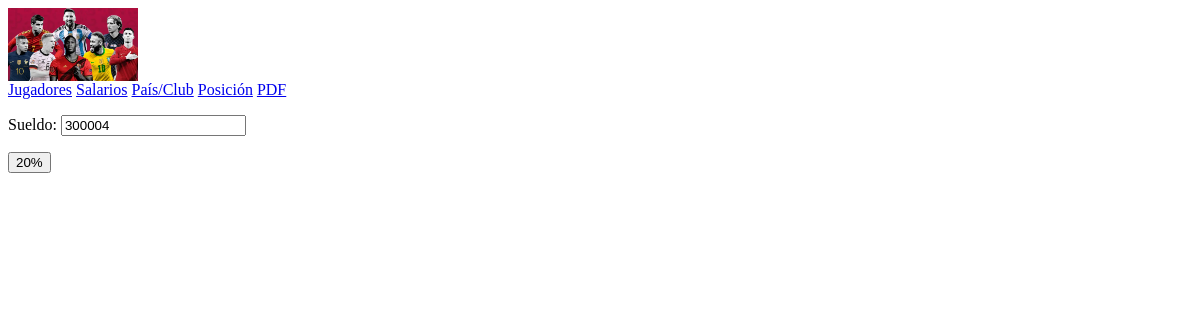
The app's page /aumento20/1/, older data.
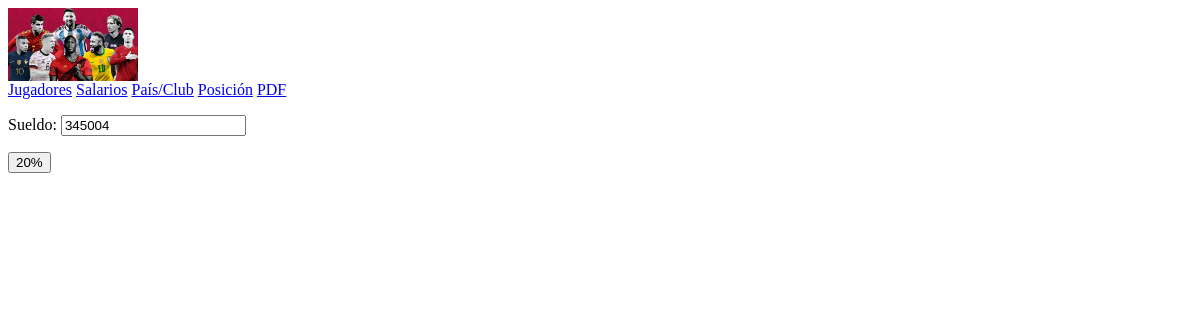
The same page, newer data.
### applications/jugador/models.py (models this page shows, shortened)
class Jugador(models.Model):
    nombre = models.CharField('Nombre', max_length=30)
    apellido = models.CharField('Apellido', max_length=30, blank=True)
    fecha_nacimiento = models.DateField()
    dni = models.PositiveIntegerField()
    sueldo = models.PositiveIntegerField()
    class Meta:
        verbose_name = 'Jugador'
        verbose_name_plural = 'Jugadores'

### applications/jugador/views.py (the view, shortened to what this page needs)
class Aumentar20(UpdateView):
    model = Jugador
    template_name = "jugador/suba20.html"
    fields = [
        'sueldo',
        'id',
    ]
    success_url = reverse_lazy('jugador_app:jugadores')

### templates/jugador/suba20.html (shortened to what this page needs)
{% extends 'base.html' %}
{% block content %}
<div class="card text-bg-success mb-3" style="max-width: 18rem;">
    <div class="card-body">
      <p class="card-text">
        <div class="col-6 bg-success ">
            <form method='POST'>{% csrf_token %}
                {{ form.as_p}}
                <button type='submit' class="bg-danger border text-white">20%</button>
            </form>
        </div>
      </p>
    </div>
{% endblock content %}

Row changes from the older to the newer data that the page shows:
changed Jugador: sueldo "300004" → "345004"
